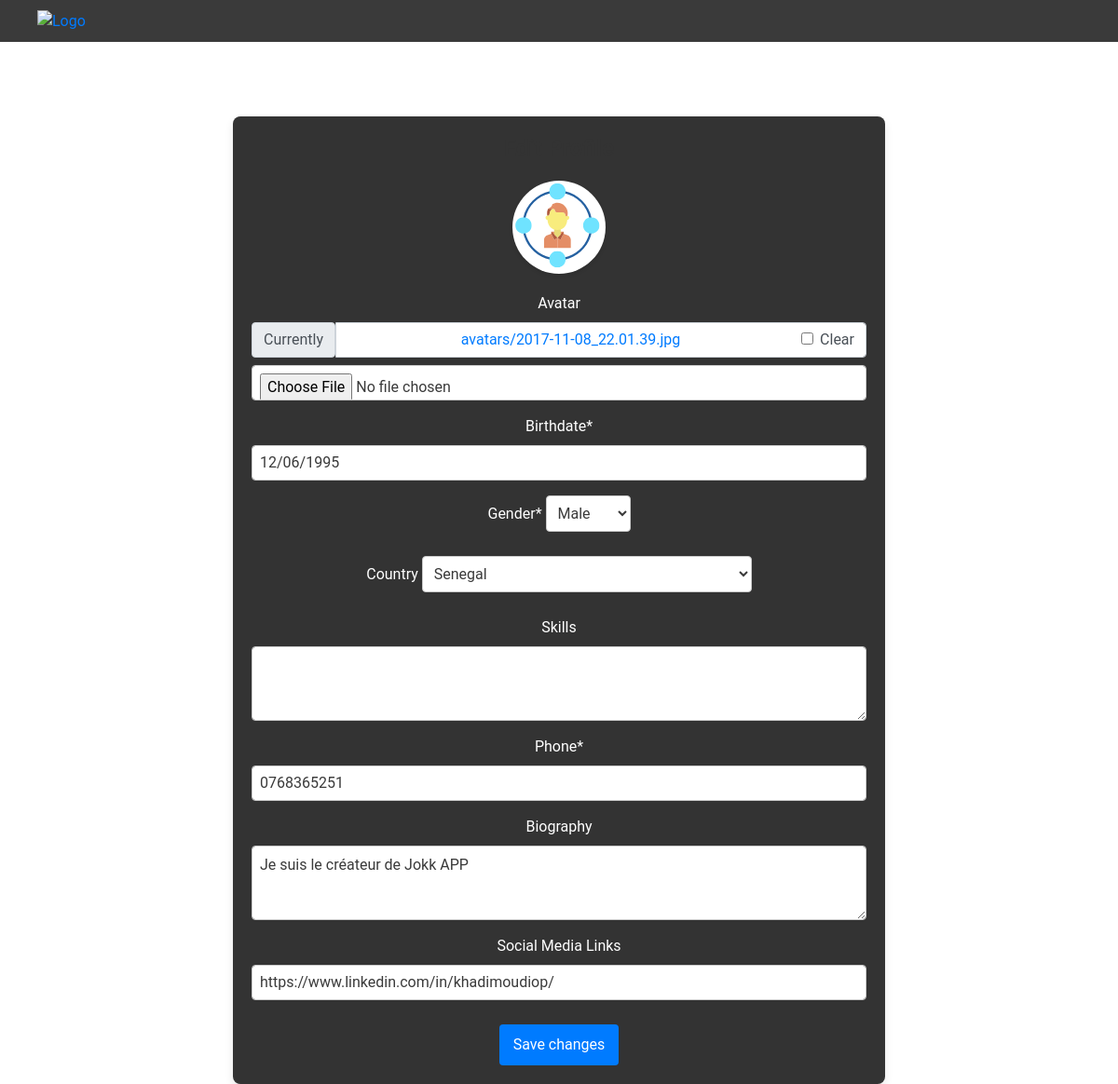
Screenshot of /en/profile/edit/ (signed in) with the database file from the repository.
### smart_mentor/models.py (models this page shows, shortened)
class Profile(models.Model):
    GENDER_CHOICES = (
        ('MALE', _('Male')),
        ('FEMALE', _('Female')),
        ('OTHER', _('Other')),
    )
    user = models.OneToOneField(User, on_delete=models.CASCADE)
    first_login = models.BooleanField(default=True)
    is_mentor = models.BooleanField(default=False)
    avatar = models.ImageField(upload_to='avatars/', blank=True, default='avatars/pp.svg')
    birthdate = models.DateField(null=True)
    gender = models.CharField(max_length=6, choices=GENDER_CHOICES)
    country = CountryField(blank_label='(select country)', blank=True)
    education_level = models.CharField(max_length=100, blank=True)
    skills = models.TextField(max_length=100, blank=True)
    phone = models.CharField(max_length=20)
    bio = models.TextField(max_length=100, blank=True)
    social_media_links = models.URLField(max_length=200, blank=True)

### smart_mentor/views.py (the view)
# urls.py: path('profile/edit/', views.edit_profile, name='edit_profile'),
@login_required
def edit_profile(request):
    profile = get_object_or_404(Profile, user=request.user)
    if request.method == 'POST':
        form = ProfileForm(request.POST, request.FILES, instance=profile)
        if form.is_valid():
            form.save()
            return redirect('profile', user_id=request.user.id)
    else:
        form = ProfileForm(instance=profile)
    return render(request, 'edit_profile.html', {'form': form})

### smart_mentor/forms.py
class ProfileForm(forms.ModelForm):
    class Meta:
        model = Profile
        fields = ['avatar', 'birthdate', 'gender', 'country', 'skills', 'phone', 'bio', 'social_media_links']
        labels = {
            'avatar': _('Avatar'),
            'birthdate': _('Birthdate'),
            'gender': _('Gender'),
            'country': _('Country'),
            'skills': _('Skills'),
            'phone': _('Phone'),
            'bio': _('Biography'),
            'social_media_links': _('Social Media Links'),
        }
    def __init__(self, *args, **kwargs):
        super().__init__(*args, **kwargs)
        current_language = get_language() or settings.LANGUAGE_CODE
        date_format = settings.DATE_FORMATS.get(current_language, '%Y-%m-%d')
        self.fields['birthdate'].widget = forms.DateInput(
            format=date_format,
            attrs={'placeholder': _('MM/DD/YYYY') if current_language == 'en' else _('JJ/MM/AAAA')}
        )
        self.fields['birthdate'].input_formats = [date_format]

### templates/edit_profile.html (shortened to what this page needs)
{% extends 'base_site.html' %}
{% load crispy_forms_tags %}
{% load i18n %}
{% load static %}
{% block navbar %}
    {% include 'nav_home.html' %}
{% endblock %}
{% block content %}
    <div class="profile-form-container" style="margin-top: 80px;">
        <h2>{% trans 'Edit Profile' %}</h2>
        <form method="post" enctype="multipart/form-data">
            <div class="avatar-circle" style="background-image: url({% static 'images/pp.svg' %});" onclick="document.getElementById('id_avatar').click();">
            </div>
            {{ form|crispy }}
            <button type="submit" class="btn btn-primary">{% trans 'Save changes' %}</button>
        </form>
    </div>
{% endblock %}

### static/css/settings.css (style rules this page uses)
body.light-mode { --background-color: #fff; --text-color: #333; --button-bg-color: #007bff; --button-text-color: #fff; }
body { background-color: var(--background-color); color: var(--text-color); }
.btn { background-color: var(--button-bg-color); color: var(--button-text-color); }

### templates/edit_profile.html (style rules this page uses)
.profile-form-container textarea { height: 80px; }
.profile-form-container form { margin-top: 20px; }
body { font-family: 'Roboto', sans-serif; }
.profile-form-container h2 { color: #333; font-size: 24px; font-weight: bold; }
.profile-form-container { background-color: #333; color: #fff; border-radius: 8px; padding: 20px; box-shadow: 0 4px 8px rgba(0, 0, 0, 0.1); max-width: 700px; margin: auto; text-align: center; }
.profile-form-container input, .profile-form-container textarea, .profile-form-container select { color: #3A3A3A; background-color: #fff; padding: 8px; margin-bottom: 10px; border-radius: 4px; border: 1px solid #ccc; }
.profile-form-container button { background-color: #007bff; color: white; padding: 10px 15px; border: none; border-radius: 4px; cursor: pointer; margin-top: 10px; }
.avatar-circle { height: 100px; width: 100px; background-color: #ccc; border-radius: 50%; margin: 20px auto; overflow: hidden; display: flex; justify-content: center; align-items: center; background-size: cover; background-position: center center; cursor: pointer; box-shadow: 0px 2px 4px 0px rgba(0, 0, 0, 0.12); }
.avatar-circle { display: flex; justify-content: center; align-items: center; background-size: cover; background-position: center center; }

### rows the page displays
Profile: birthdate "12/06/1995", gender "Male", country "Senegal", phone "0768365251", bio "Je suis le créateur de Jokk APP", social_media_links "https://www.linkedin.com/in/khadimoudiop/"
